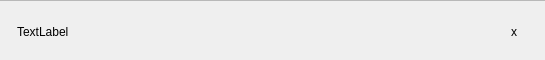
<ui version="4.0" >
 <author>Diego Iastrubni &lt;diegoiast@gmail.com></author>
 <class>FileMessage</class>
 <widget class="QWidget" name="FileMessage" >
  <property name="geometry" >
   <rect>
    <x>0</x>
    <y>0</y>
    <width>545</width>
    <height>60</height>
   </rect>
  </property>
  <property name="sizePolicy" >
   <sizepolicy>
    <hsizetype>4</hsizetype>
    <vsizetype>3</vsizetype>
    <horstretch>0</horstretch>
    <verstretch>0</verstretch>
   </sizepolicy>
  </property>
  <property name="minimumSize" >
   <size>
    <width>16</width>
    <height>16</height>
   </size>
  </property>
  <property name="windowTitle" >
   <string>Form</string>
  </property>
  <widget class="QFrame" name="frame" >
   <property name="geometry" >
    <rect>
     <x>-5</x>
     <y>0</y>
     <width>551</width>
     <height>64</height>
    </rect>
   </property>
   <property name="sizePolicy" >
    <sizepolicy>
     <hsizetype>4</hsizetype>
     <vsizetype>1</vsizetype>
     <horstretch>0</horstretch>
     <verstretch>0</verstretch>
    </sizepolicy>
   </property>
   <property name="frameShape" >
    <enum>QFrame::StyledPanel</enum>
   </property>
   <property name="frameShadow" >
    <enum>QFrame::Plain</enum>
   </property>
   <layout class="QHBoxLayout" >
    <property name="margin" >
     <number>0</number>
    </property>
    <property name="spacing" >
     <number>0</number>
    </property>
    <item>
     <spacer>
      <property name="orientation" >
       <enum>Qt::Horizontal</enum>
      </property>
      <property name="sizeType" >
       <enum>QSizePolicy::Fixed</enum>
      </property>
      <property name="sizeHint" >
       <size>
        <width>21</width>
        <height>42</height>
       </size>
      </property>
     </spacer>
    </item>
    <item>
     <widget class="QLabel" name="label" >
      <property name="text" >
       <string>TextLabel</string>
      </property>
     </widget>
    </item>
    <item>
     <widget class="QToolButton" name="closeButton" >
      <property name="text" >
       <string>x</string>
      </property>
      <property name="icon" >
       <iconset resource="textlines.qrc" >:/images/process-stop.png</iconset>
      </property>
      <property name="autoRaise" >
       <bool>true</bool>
      </property>
     </widget>
    </item>
    <item>
     <spacer>
      <property name="orientation" >
       <enum>Qt::Horizontal</enum>
      </property>
      <property name="sizeType" >
       <enum>QSizePolicy::Fixed</enum>
      </property>
      <property name="sizeHint" >
       <size>
        <width>21</width>
        <height>42</height>
       </size>
      </property>
     </spacer>
    </item>
   </layout>
  </widget>
 </widget>
 <layoutdefault spacing="0" margin="0" />
 <includes/>
 <resources>
  <include location="textlines.qrc" />
 </resources>
 <connections/>
</ui>
